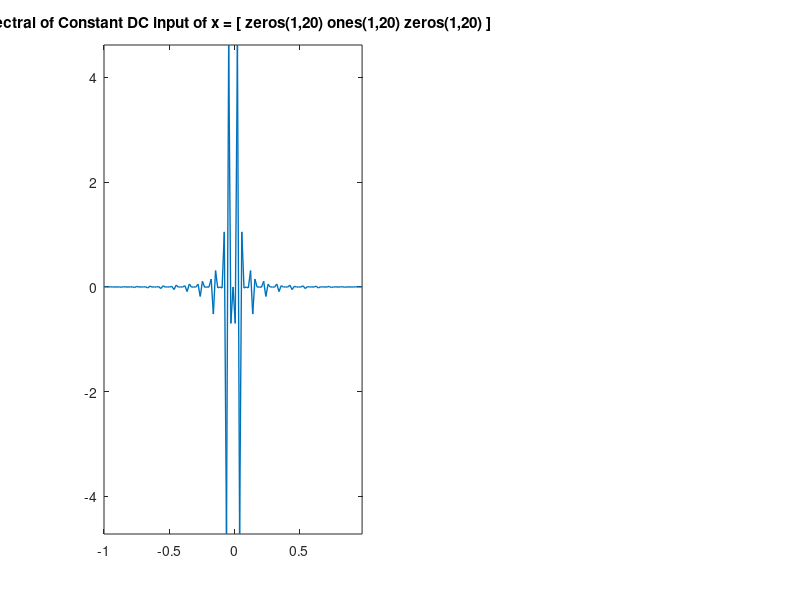

Write the MATLAB code that produced this figure.
x = [ zeros(1,20) ones(1,20) zeros(1,20) ];



[xAcf,lag] = xcov(x,'biased'); %xcov (removes mean) vs xcorr (does not remove mean)
N=length(xAcf);
n = 0:1:N-1;
f = 0:1:N-1; %f is not normalised yet!
f = f';

orth_basis = exp (-1*1i*2*pi*f*n/N);
xPSD = xAcf*orth_basis;



xf = fftshift(xPSD);
length(xf)
xAxis = -1 :(2*1/length(xf)) :(1 - 2*1/length(xf) ); %normalised to pi
subplot(1,2,1);
plot(xAxis, xf, 'LineWidth', 1);
xlim([min(xAxis) max(xAxis)]);
ylim([min(real(xf)) max(real(xf))]);
title('Spectral of Constant DC input of x = [ zeros(1,20) ones(1,20) zeros(1,20) ]');